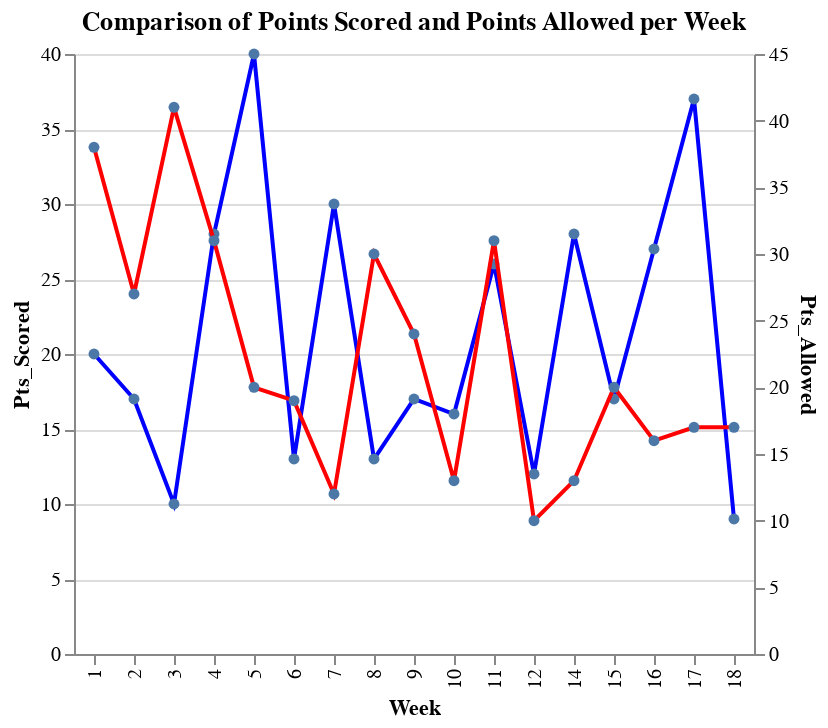

Here is the notebook cell this chart was saved with:
### Code cell
# Plot for Points Scored
points_scored = alt.Chart(seasondata).mark_line(point=True, color='blue').encode(
    x='Week:N',  # N for nominal (categorical) data
    y='Pts_Scored:Q',  # Q for quantitative data
    tooltip=['Week:N', 'Pts_Scored:Q', 'Passer:N', 'Opp:N']  # Ensure correct encoding
).properties(
    title='Points Scored'
)

# Plot for Points Allowed
points_allowed = alt.Chart(seasondata).mark_line(point=True, color='red').encode(
    x='Week:N',
    y='Pts_Allowed:Q',
    tooltip=['Week:N', 'Pts_Allowed:Q', 'Opp:N']
).properties(
    title='Points Allowed'
)

# Combine the plots
pts_scored_pts_allowed = alt.layer(points_scored, points_allowed).resolve_scale(
    y='independent'
).properties(
    title='Comparison of Points Scored and Points Allowed per Week'
)

pts_scored_pts_allowed

### Figure 1 — Vega-Lite specification as saved in the notebook (floating-point values rounded to 4 significant figures)
{"config": {"view": {"continuousWidth": 300, "continuousHeight": 300}}, "layer": [{"mark": {"type": "line", "color": "blue", "point": true}, "encoding": {"tooltip": [{"field": "Week", "type": "nominal"}, {"field": "Pts_Scored", "type": "quantitative"}, {"field": "Passer", "type": "nominal"}, {"field": "Opp", "type": "nominal"}], "x": {"field": "Week", "type": "nominal"}, "y": {"field": "Pts_Scored", "type": "quantitative"}}, "title": "Points Scored"}, {"mark": {"type": "line", "color": "red", "point": true}, "encoding": {"tooltip": [{"field": "Week", "type": "nominal"}, {"field": "Pts_Allowed", "type": "quantitative"}, {"field": "Opp", "type": "nominal"}], "x": {"field": "Week", "type": "nominal"}, "y": {"field": "Pts_Allowed", "type": "quantitative"}}, "title": "Points Allowed"}], "data": {"name": "data-0588f451a424e38e464f450603320b48"}, "resolve": {"scale": {"y": "independent"}}, "title": "Comparison of Points Scored and Points Allowed per Week", "$schema": "https://vega.github.io/schema/vega-lite/v5.15.1.json", "datasets": {"data-0588f451a424e38e464f450603320b48": [{"Week": 1, "Day": "Sun", "Date": "September 10", "Time": "4:25PM ET", "Result": "L", "OT": NaN, "Rec": "0-1", "Location": "Home", "Opp": "Green Bay Packers", "Passer": "J. Fields", "Pts_Scored": 20, "Pts_Allowed": 38, "First_Drive_Off": 22, "TotYd_Off": 311, "PassY_Off": 189, "RushY_Off": 122, "TO_Off": 2.0, "First_Drive_Def": 15, "TotYd_Def": 329, "PassY_Def": 237, "RushY_Def": 92, "TO_Def": null, "ExpPoints_Off": -6.45, "ExpPoints_Def": -8.05, "Exp_Points_Spt": -2.11}, {"Week": 2, "Day": "Sun", "Date": "September 17", "Time": "1:00PM ET", "Result": "L", "OT": NaN, "Rec": "0-2", "Location": "Away", "Opp": "Tampa Bay Buccaneers", "Passer": "J. Fields", "Pts_Scored": 17, "Pts_Allowed": 27, "First_Drive_Off": 14, "TotYd_Off": 236, "PassY_Off": 169, "RushY_Off": 67, "TO_Off": 2.0, "First_Drive_Def": 19, "TotYd_Def": 437, "PassY_Def": 317, "RushY_Def": 120, "TO_Def": null, "ExpPoints_Off": -7.04, "ExpPoints_Def": -14.15, "Exp_Points_Spt": 8.78}, {"Week": 3, "Day": "Sun", "Date": "September 24", "Time": "4:25PM ET", "Result": "L", "OT": NaN, "Rec": "0-3", "Location": "Away", "Opp": "Kansas City Chiefs", "Passer": "J. Fields", "Pts_Scored": 10, "Pts_Allowed": 41, "First_Drive_Off": 11, "TotYd_Off": 203, "PassY_Off": 87, "RushY_Off": 116, "TO_Off": 2.0, "First_Drive_Def": 31, "TotYd_Def": 456, "PassY_Def": 303, "RushY_Def": 153, "TO_Def": 2.0, "ExpPoints_Off": -13.6, "ExpPoints_Def": -20.09, "Exp_Points_Spt": 1.47}, {"Week": 4, "Day": "Sun", "Date": "October 1", "Time": "1:00PM ET", "Result": "L", "OT": NaN, "Rec": "0-4", "Location": null, "Opp": "Denver Broncos", "Passer": "J. Fields", "Pts_Scored": 28, "Pts_Allowed": 31, "First_Drive_Off": 26, "TotYd_Off": 471, "PassY_Off": 300, "RushY_Off": 171, "TO_Off": 2.0, "First_Drive_Def": 17, "TotYd_Def": 311, "PassY_Def": 214, "RushY_Def": 97, "TO_Def": null, "ExpPoints_Off": 13.11, "ExpPoints_Def": -13.54, "Exp_Points_Spt": -1.5}, {"Week": 5, "Day": "Thu", "Date": "October 5", "Time": "8:15PM ET", "Result": "W", "OT": NaN, "Rec": "1-4", "Location": "Away", "Opp": "Washington Commanders", "Passer": "J. Fields", "Pts_Scored": 40, "Pts_Allowed": 20, "First_Drive_Off": 18, "TotYd_Off": 451, "PassY_Off": 273, "RushY_Off": 178, "TO_Off": null, "First_Drive_Def": 23, "TotYd_Def": 388, "PassY_Def": 359, "RushY_Def": 29, "TO_Def": 2.0, "ExpPoints_Off": 19.81, "ExpPoints_Def": -4.63, "Exp_Points_Spt": 0.51}, {"Week": 6, "Day": "Sun", "Date": "October 15", "Time": "1:00PM ET", "Result": "L", "OT": NaN, "Rec": "1-5", "Location": null, "Opp": "Minnesota Vikings", "Passer": "J. Fields", "Pts_Scored": 13, "Pts_Allowed": 19, "First_Drive_Off": 18, "TotYd_Off": 275, "PassY_Off": 113, "RushY_Off": 162, "TO_Off": 3.0, "First_Drive_Def": 12, "TotYd_Def": 220, "PassY_Def": 174, "RushY_Def": 46, "TO_Def": 1.0, "ExpPoints_Off": -15.39, "ExpPoints_Def": 8.38, "Exp_Points_Spt": -0.79}, {"Week": 7, "Day": "Sun", "Date": "October 22", "Time": "1:00PM ET", "Result": "W", "OT": NaN, "Rec": "2-5", "Location": null, "Opp": "Las Vegas Raiders", "Passer": "T. Bagent", "Pts_Scored": 30, "Pts_Allowed": 12, "First_Drive_Off": 23, "TotYd_Off": 323, "PassY_Off": 150, "RushY_Off": 173, "TO_Off": null, "First_Drive_Def": 20, "TotYd_Def": 235, "PassY_Def": 196, "RushY_Def": 39, "TO_Def": 3.0, "ExpPoints_Off": 12.58, "ExpPoints_Def": 6.37, "Exp_Points_Spt": 2.41}, {"Week": 8, "Day": "Sun", "Date": "October 29", "Time": "8:20PM ET", "Result": "L", "OT": NaN, "Rec": "2-6", "Location": "Away", "Opp": "Los Angeles Chargers", "Passer": "T. Bagent", "Pts_Scored": 13, "Pts_Allowed": 30, "First_Drive_Off": 17, "TotYd_Off": 295, "PassY_Off": 222, "RushY_Off": 73, "TO_Off": 2.0, "First_Drive_Def": 20, "TotYd_Def": 352, "PassY_Def": 298, "RushY_Def": 54, "TO_Def": 1.0, "ExpPoints_Off": -6.71, "ExpPoints_Def": -7.29, "Exp_Points_Spt": -5.12}, {"Week": 9, "Day": "Sun", "Date": "November 5", "Time": "1:00PM ET", "Result": "L", "OT": NaN, "Rec": "2-7", "Location": "Away", "Opp": "New Orleans Saints", "Passer": "T. Bagent", "Pts_Scored": 17, "Pts_Allowed": 24, "First_Drive_Off": 20, "TotYd_Off": 368, "PassY_Off": 212, "RushY_Off": 156, "TO_Off": 5.0, "First_Drive_Def": 18, "TotYd_Def": 301, "PassY_Def": 214, "RushY_Def": 87, "TO_Def": null, "ExpPoints_Off": -5.71, "ExpPoints_Def": -5.1, "Exp_Points_Spt": -3.16}, {"Week": 10, "Day": "Thu", "Date": "November 9", "Time": "8:15PM ET", "Result": "W", "OT": NaN, "Rec": "3-7", "Location": null, "Opp": "Carolina Panthers", "Passer": "T. Bagent", "Pts_Scored": 16, "Pts_Allowed": 13, "First_Drive_Off": 21, "TotYd_Off": 295, "PassY_Off": 162, "RushY_Off": 133, "TO_Off": null, "First_Drive_Def": 12, "TotYd_Def": 213, "PassY_Def": 170, "RushY_Def": 43, "TO_Def": null, "ExpPoints_Off": -0.42, "ExpPoints_Def": 6.28, "Exp_Points_Spt": -1.84}, {"Week": 11, "Day": "Sun", "Date": "November 19", "Time": "1:00PM ET", "Result": "L", "OT": NaN, "Rec": "3-8", "Location": "Away", "Opp": "Detroit Lions", "Passer": "J. Fields", "Pts_Scored": 26, "Pts_Allowed": 31, "First_Drive_Off": 25, "TotYd_Off": 334, "PassY_Off": 151, "RushY_Off": 183, "TO_Off": 1.0, "First_Drive_Def": 23, "TotYd_Def": 338, "PassY_Def": 223, "RushY_Def": 115, "TO_Def": 4.0, "ExpPoints_Off": 4.18, "ExpPoints_Def": -11.72, "Exp_Points_Spt": 1.3}, {"Week": 12, "Day": "Mon", "Date": "November 27", "Time": "8:15PM ET", "Result": "W", "OT": NaN, "Rec": "4-8", "Location": "Away", "Opp": "Minnesota Vikings", "Passer": "J. Fields", "Pts_Scored": 12, "Pts_Allowed": 10, "First_Drive_Off": 18, "TotYd_Off": 317, "PassY_Off": 199, "RushY_Off": 118, "TO_Off": 2.0, "First_Drive_Def": 15, "TotYd_Def": 242, "PassY_Def": 169, "RushY_Def": 73, "TO_Def": 4.0, "ExpPoints_Off": -7.29, "ExpPoints_Def": 10.19, "Exp_Points_Spt": -3.55}, {"Week": 14, "Day": "Sun", "Date": "December 10", "Time": "1:00PM ET", "Result": "W", "OT": NaN, "Rec": "5-8", "Location": null, "Opp": "Detroit Lions", "Passer": "J. Fields", "Pts_Scored": 28, "Pts_Allowed": 13, "First_Drive_Off": 20, "TotYd_Off": 336, "PassY_Off": 194, "RushY_Off": 142, "TO_Off": null, "First_Drive_Def": 13, "TotYd_Def": 267, "PassY_Def": 127, "RushY_Def": 140, "TO_Def": 3.0, "ExpPoints_Off": 3.69, "ExpPoints_Def": 10.07, "Exp_Points_Spt": -0.72}, {"Week": 15, "Day": "Sun", "Date": "December 17", "Time": "1:00PM ET", "Result": "L", "OT": NaN, "Rec": "5-9", "Location": "Away", "Opp": "Cleveland Browns", "Passer": "J. Fields", "Pts_Scored": 17, "Pts_Allowed": 20, "First_Drive_Off": 12, "TotYd_Off": 236, "PassY_Off": 148, "RushY_Off": 88, "TO_Off": 3.0, "First_Drive_Def": 14, "TotYd_Def": 377, "PassY_Def": 348, "RushY_Def": 29, "TO_Def": 3.0, "ExpPoints_Off": -20.51, "ExpPoints_Def": 20.66, "Exp_Points_Spt": -3.15}, {"Week": 16, "Day": "Sun", "Date": "December 24", "Time": "4:25PM ET", "Result": "W", "OT": NaN, "Rec": "6-9", "Location": null, "Opp": "Arizona Cardinals", "Passer": "J. Fields", "Pts_Scored": 27, "Pts_Allowed": 16, "First_Drive_Off": 22, "TotYd_Off": 420, "PassY_Off": 170, "RushY_Off": 250, "TO_Off": 1.0, "First_Drive_Def": 16, "TotYd_Def": 306, "PassY_Def": 213, "RushY_Def": 93, "TO_Def": null, "ExpPoints_Off": 9.8, "ExpPoints_Def": 4.06, "Exp_Points_Spt": -4.35}, {"Week": 17, "Day": "Sun", "Date": "December 31", "Time": "1:00PM ET", "Result": "W", "OT": NaN, "Rec": "7-9", "Location": null, "Opp": "Atlanta Falcons", "Passer": "J. Fields", "Pts_Scored": 37, "Pts_Allowed": 17, "First_Drive_Off": 22, "TotYd_Off": 432, "PassY_Off": 240, "RushY_Off": 192, "TO_Off": null, "First_Drive_Def": 15, "TotYd_Def": 307, "PassY_Def": 173, "RushY_Def": 134, "TO_Def": 4.0, "ExpPoints_Off": 10.27, "ExpPoints_Def": 4.29, "Exp_Points_Spt": 7.6}, {"Week": 18, "Day": "Sun", "Date": "January 7", "Time": "4:25PM ET", "Result": "L", "OT": NaN, "Rec": "7-10", "Location": "Away", "Opp": "Green Bay Packers", "Passer": "J. Fields", "Pts_Scored": 9, "Pts_Allowed": 17, "First_Drive_Off": 13, "TotYd_Off": 192, "PassY_Off": 117, "RushY_Off": 75, "TO_Off": null, "First_Drive_Def": 24, "TotYd_Def": 432, "PassY_Def": 308, "RushY_Def": 124, "TO_Def": 1.0, "ExpPoints_Off": -1.05, "ExpPoints_Def": -20.31, "Exp_Points_Spt": 8.08}]}}
